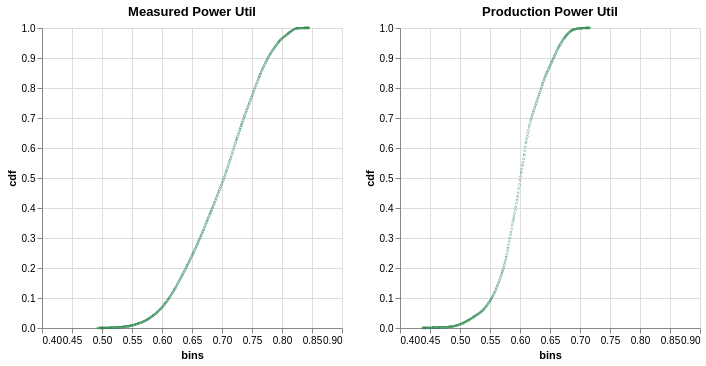

Notebook code for this chart:
### Code cell
def make_cdf(p_df, c_df, title):
  pdu_counts, pdu_bins = p_df.counts, p_df.bins
  cluster_counts, cluster_bins = c_df.counts, c_df.bins

  pdu_cdf = np.cumsum (list(pdu_counts))
  pdu_cdf = (1.0 * pdu_cdf) / pdu_cdf[-1]
  cluster_cdf = np.cumsum (list(cluster_counts))
  cluster_cdf = (1.0 * cluster_cdf) / cluster_cdf[-1]

  pdu_cdf_graph = alt.Chart(pd.DataFrame(
      {'bins': pdu_bins, 'cdf': pdu_cdf})).mark_point(size=.1).encode(
        x=alt.X('bins', scale=alt.Scale(domain=[0.4, 0.90])),
        y=alt.Y('cdf'),
        color=alt.value('steelblue')
  )

  cluster_cdf_graph = alt.Chart(pd.DataFrame(
      {'bins': cluster_bins, 'cdf': cluster_cdf})).mark_point(size=.1).encode(
        x=alt.X('bins', scale=alt.Scale(domain=[0.4, 0.90])),
        y=alt.Y('cdf'),
        color=alt.value('forestgreen')
  )

  return (pdu_cdf_graph + cluster_cdf_graph).properties(title=title)


alt.hconcat(make_cdf(pdu_df, cluster_df, "Measured Power Util"), make_cdf(
    prod_pdu_df, prod_cluster_df, "Production Power Util"))

### Figure 1 — Vega-Lite specification as saved in the notebook (floating-point values rounded to 4 significant figures; data arrays with more than 128 entries replaced by an {"elided": "..."} marker saying what was removed)
{"config": {"view": {"continuousWidth": 300, "continuousHeight": 300}}, "hconcat": [{"layer": [{"data": {"name": "data-8e22028ad551c1a2d9469aa1c1af9c62"}, "mark": {"type": "point", "size": 0.1}, "encoding": {"color": {"value": "steelblue"}, "x": {"field": "bins", "scale": {"domain": [0.4, 0.9]}, "type": "quantitative"}, "y": {"field": "cdf", "type": "quantitative"}}}, {"data": {"name": "data-8e22028ad551c1a2d9469aa1c1af9c62"}, "mark": {"type": "point", "size": 0.1}, "encoding": {"color": {"value": "forestgreen"}, "x": {"field": "bins", "scale": {"domain": [0.4, 0.9]}, "type": "quantitative"}, "y": {"field": "cdf", "type": "quantitative"}}}], "title": "Measured Power Util"}, {"layer": [{"data": {"name": "data-b337c38f946c6cb3057bd0b87bb26c0d"}, "mark": {"type": "point", "size": 0.1}, "encoding": {"color": {"value": "steelblue"}, "x": {"field": "bins", "scale": {"domain": [0.4, 0.9]}, "type": "quantitative"}, "y": {"field": "cdf", "type": "quantitative"}}}, {"data": {"name": "data-b337c38f946c6cb3057bd0b87bb26c0d"}, "mark": {"type": "point", "size": 0.1}, "encoding": {"color": {"value": "forestgreen"}, "x": {"field": "bins", "scale": {"domain": [0.4, 0.9]}, "type": "quantitative"}, "y": {"field": "cdf", "type": "quantitative"}}}], "title": "Production Power Util"}], "$schema": "https://vega.github.io/schema/vega-lite/v5.20.1.json", "datasets": {"data-8e22028ad551c1a2d9469aa1c1af9c62": {"elided": "351 records"}, "data-b337c38f946c6cb3057bd0b87bb26c0d": {"elided": "278 records"}}}
